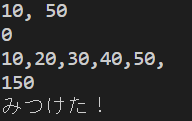
#> input picture data/test.png, 192 x 121 px
$ jupyter execute --allow-errors ocr.ipynb
#> lines starting #> are read from the running program, lines starting #| are printed output that depends on the picture
[cell 1]
from PIL import Image
import pyocr
import pyocr.builders
import cv2
import numpy as np
from pdf2image import convert_from_path
from pathlib import Path
import os

# poppler/binを環境変数PATHに追加する
poppler_dir = Path(".").absolute() / "poppler/Library/bin"
os.environ["PATH"] += os.pathsep + str(poppler_dir)

[cell 2]
def img_2_text(img, layout=6):
    tools = pyocr.get_available_tools()
    tool = tools[0]
    # OCR
    builder = pyocr.builders.TextBuilder(tesseract_layout=layout)
    result = tool.image_to_string(img, lang="jpn", builder=builder)
    # 結果から空白文字削除
    data_list = [text for text in result.split('\n') if text.strip()]
    data_list
    return data_list

def render_doc_text(file_path):
    # ツール取得
#> called with file_path = '../data/test.png'
    pyocr.tesseract.TESSERACT_CMD = 'C:/Program Files/Tesseract-OCR/tesseract.exe'
    # 画像取得
    img = cv2.imread(file_path, 0)
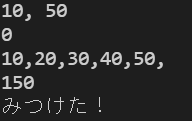
#> img: shape (121, 192); min 28, max 204, mean 41.7
    img = Image.fromarray(img)
    return (img_2_text(img))
